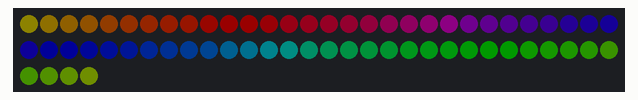
This sketch was run on a simulated Arduino Uno, built with avr-gcc and run on an emulated ATmega328P. Parts: 64 RGB LEDs in strip order, left to right, continuing on the next row. Dim RGB values are drawn brighter than linear.

Above: at 13.93 s.
At 14.54 s:
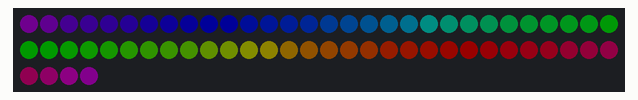
At 15.14 s:
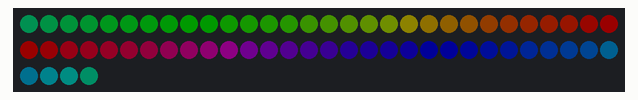
At 18.14 s:
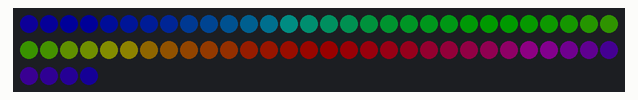
At 21.75 s:
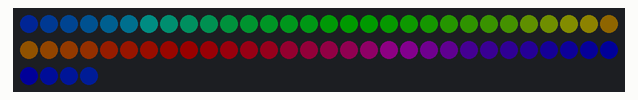
At 39.59 s:
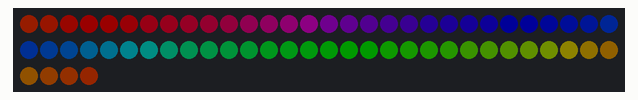

The sketch:

8x8.ino
```cpp
#include <Adafruit_NeoPixel.h>

#define PIN 6
#define BRIGHTNESS 25

Adafruit_NeoPixel strip = Adafruit_NeoPixel(64, PIN, NEO_GRB + NEO_KHZ800);

void setup() {
  strip.setBrightness(BRIGHTNESS);
  strip.begin();
  strip.show();
}

void loop() {
  colorWipe(strip.Color(150, 0, 0), 50); // Red
  colorWipe(strip.Color(0, 150, 0), 50); // Green
  colorWipe(strip.Color(0, 0, 150), 50); // Blue
  colorWipe(strip.Color(150, 150, 150), 50); // BlueWite
  rainbowCycle(1);

}

void colorWipe(uint32_t c, uint8_t wait) {
  for (uint16_t i = 0; i < strip.numPixels(); i++) {
    strip.setPixelColor(i, c);
    strip.show();
    delay(wait);
  }
}

void rainbow(uint8_t wait) {
  uint16_t i, j;
  for (j = 0; j < 256; j++) {
    for (i = 0; i < strip.numPixels(); i++) {
      strip.setPixelColor(i, Wheel((i + j) & 255 ));
    }
    strip.show();
    delay(wait);
  }
}

void rainbowCycle(uint8_t wait) {
  uint16_t i, j;
  for (j = 0; j < 256 * 5; j++) { // 5 cycles of all colors on wheel
    for (i = 0; i < strip.numPixels(); i++) {
      strip.setPixelColor(i, Wheel(((i * 256 / strip.numPixels()) + j) & 255));
    }
    strip.show();
    delay(wait);
  }
}

uint32_t Wheel(byte WheelPos) {
  if (WheelPos < 85) {
    return strip.Color(WheelPos * 3, 255 - WheelPos * 3, 0);
  } else if (WheelPos < 170) {
    WheelPos -= 85;
    return strip.Color(255 - WheelPos * 3, 0, WheelPos * 3);
  } else {
    WheelPos -= 170;
    return strip.Color(0, WheelPos * 3, 255 - WheelPos * 3);
  }
}
```
